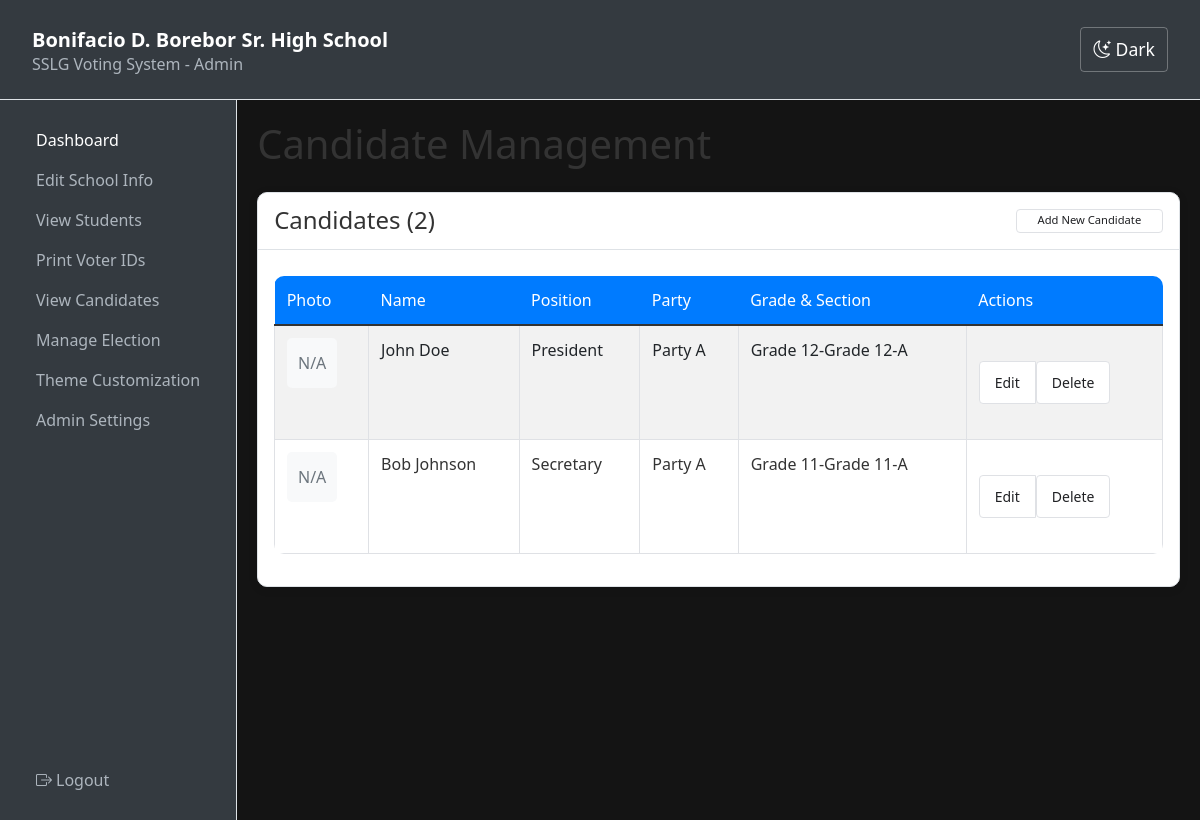
Page /admin/candidates.php (signed in) on the earlier database version.
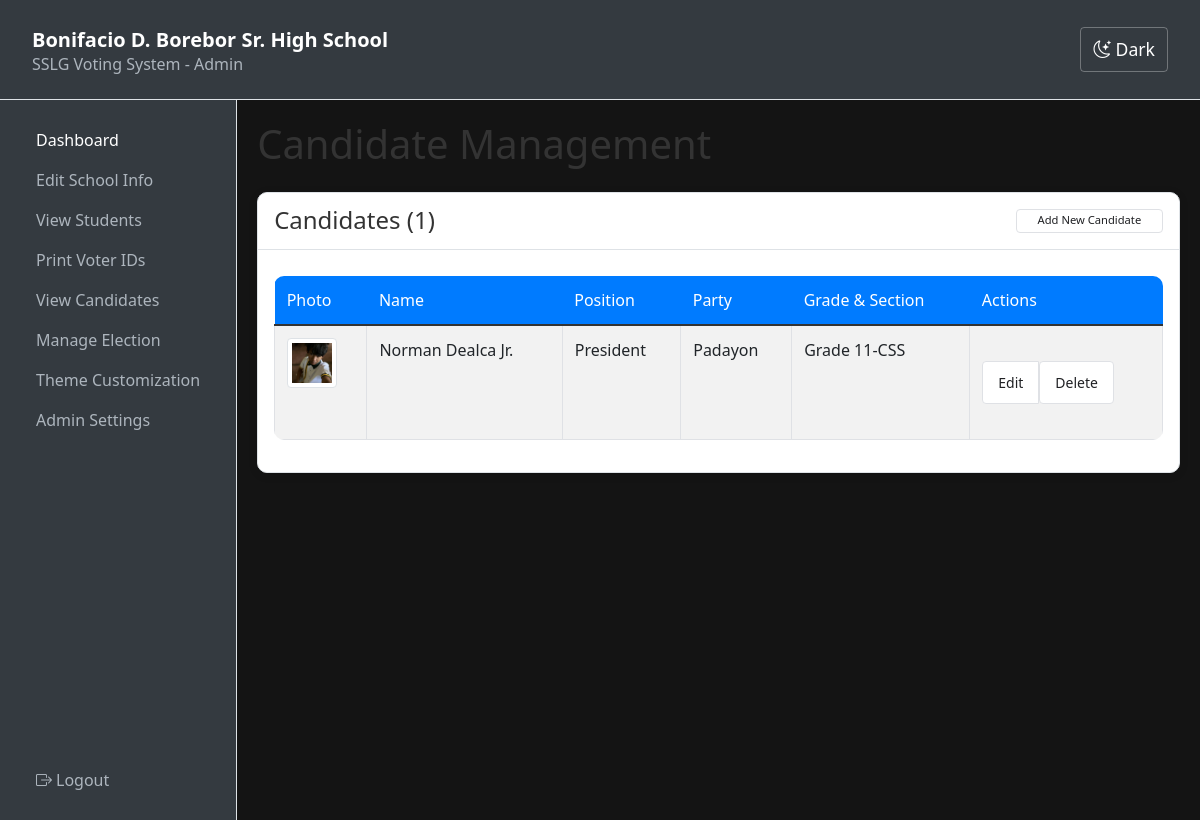
Same page on the later database version.
### tables this page shows
CREATE TABLE candidates (
            id INTEGER PRIMARY KEY AUTOINCREMENT,
            name TEXT NOT NULL,
            position TEXT NOT NULL,
            party TEXT,
            section TEXT,
            photo TEXT,
            is_active INTEGER NOT NULL DEFAULT 1,
            created_at TEXT DEFAULT CURRENT_TIMESTAMP,
            updated_at TEXT DEFAULT CURRENT_TIMESTAMP,
            grade TEXT
        , manifesto TEXT DEFAULT NULL);

### admin/candidates.php (the view, shortened to what this page needs)
<?php
$db = getDBConnection();
$candidates = $db->query("SELECT * FROM candidates ORDER BY position, name")->fetchAll();
include '../includes/admin_header.php';
include '../includes/admin_sidebar.php';
?>
<div class="admin-content">
    <h1 class="mb-4">Candidate Management</h1>
    <div class="card">
        <div class="card-header d-flex justify-content-between align-items-center">
            <h4 class="mb-0">Candidates (<?php echo count($candidates); ?>)</h4>
            <button type="button" class="btn btn-primary btn-sm" style="font-size:.7rem;padding:.15rem .9rem;width:9.2rem;" data-bs-toggle="modal" data-bs-target="#candidateModal" title="Making New Candidate">Add New Candidate</button>
        </div>
        <div class="card-body">
            <div class="table-responsive">
                <table class="table table-striped">
                    <thead>
                        <tr>
                            <th>Photo</th>
                            <th>Name</th>
                            <th>Position</th>
                            <th>Party</th>
                            <th>Grade & Section</th>
                            <th>Actions</th>
                        </tr>
                    </thead>
                    <tbody>
                        <?php foreach ($candidates as $candidate): ?>
                            <tr>
                                <td>
                                    <?php if ($candidate['photo']): ?>
                                        <img src="../<?php echo htmlspecialchars($candidate['photo']); ?>" class="img-thumbnail" style="width: 50px; height: 50px; object-fit: cover;">
                                    <?php else: ?>
                                        <div class="bg-light text-center" style="width: 50px; height: 50px; border-radius: 5px; display: flex; align-items: center; justify-content: center;">
                                            <span class="text-muted">N/A</span>
                                        </div>
                                    <?php endif; ?>
                                </td>
                                <td><?php echo htmlspecialchars($candidate['name']); ?></td>
                                <td><?php echo htmlspecialchars($candidate['position']); ?></td>
                                <td><?php echo htmlspecialchars($candidate['party'] ?? 'Independent'); ?></td>
                                <td><?php echo htmlspecialchars('Grade ' . $candidate['grade'] . '-' . $candidate['section']); ?></td>
                                <td>
                                    <div class="btn-group btn-group-sm">
                                        <button type="button" class="btn btn-outline-primary btn-sm edit-candidate-btn" data-candidate='<?php echo htmlspecialchars(json_encode($candidate), ENT_QUOTES); ?>'>Edit</button>
                                        <form method="POST" class="d-inline" onsubmit="return confirm('Are you sure you want to delete this candidate?')">
                                            <button type="submit" class="btn btn-outline-danger btn-sm">Delete</button>
                                        </form>
                                    </div>
                                </td>
                            </tr>
                        <?php endforeach; ?>
                    </tbody>
                </table>
            </div>
        </div>
    </div>
</div>
<?php include __DIR__ . '/../includes/admin_footer.php'; ?>

### includes/admin_header.php (shortened to what this page needs)
<!DOCTYPE html>
<html lang="en">
<head>
    <link href="https://cdn.jsdelivr.net/npm/bootstrap@5.1.3/dist/css/bootstrap.min.css" rel="stylesheet">
    <link rel="stylesheet" href="https://cdnjs.cloudflare.com/ajax/libs/font-awesome/6.1.1/css/all.min.css">
    <link href="../assets/css/style.css" rel="stylesheet">
    <link href="../assets/css/admin_style.css" rel="stylesheet">
    <link rel="stylesheet" href="https://cdn.jsdelivr.net/npm/bootstrap-icons@1.7.2/font/bootstrap-icons.css">
</head>
<body>
    <header class="admin-header">
        <div class="container-fluid d-flex justify-content-between align-items-center">
            <div>
                <a class="navbar-brand" href="index.php"><?php echo SCHOOL_NAME; ?></a>
                <h6 style="margin: 0; color: #adb5bd;">SSLG Voting System - Admin</h6>
            </div>
            <button class="theme-toggle-btn" id="themeToggle" title="Toggle Dark Mode">
                <i class="bi bi-moon-stars"></i> Dark
            </button>
        </div>
    </header>
    <div class="admin-wrapper">

### includes/admin_sidebar.php
<aside class="admin-sidebar d-flex flex-column justify-content-between">
    <nav class="nav flex-column">
        <a class="nav-link active" href="index.php">Dashboard</a>
        <a class="nav-link" href="school.php">Edit School Info</a>
        <a class="nav-link" href="students.php">View Students</a>
        <a class="nav-link" href="print_ids.php">Print Voter IDs</a>
        <a class="nav-link" href="candidates.php">View Candidates</a>
        <a class="nav-link" href="election.php">Manage Election</a>
        <a class="nav-link" href="theme.php">Theme Customization</a>
        <a class="nav-link" href="password.php">Admin Settings</a>
    </nav>
    <div class="mt-3">
        <a class="nav-link" href="/phpvoting/logout.php"><i class="bi bi-box-arrow-right me-1"></i>Logout</a>
    </div>
</aside>
<main class="admin-main">

### includes/admin_footer.php (shortened to what this page needs)
</main>
    </div>
</body>
</html>

### assets/css/style.css (style rules this page uses)
body { font-family: 'Segoe UI', Tahoma, Geneva, Verdana, sans-serif; background-color: #f8f9fa; }
.navbar-brand { font-weight: bold; }
.card { border: none; border-radius: 10px; box-shadow: 0 2px 10px rgba(0, 0, 0, 0.1); }
.card-header { background-color: #007bff; color: white; border-radius: 10px 10px 0 0 !important; border: none; }
.btn-primary { background-color: #007bff; border-color: #007bff; border-radius: 5px; }
.table { border-radius: 10px; overflow: hidden; }
.table thead th { background-color: #007bff; color: white; border: none; }

### assets/css/admin_style.css (style rules this page uses)
:root { --bg-color: #141414; --text-color: #333; --card-bg: #fff; --card-border: #dee2e6; --sidebar-bg: #343a40; --sidebar-text: #adb5bd; --sidebar-text-active: #fff; --header-bg: #343a40; --header-text: #fff; --table-border: #dee2e6; }
body { background-color: var(--bg-color); color: var(--text-color); transition: background-color 0.3s, color 0.3s; }
.admin-wrapper { display: flex; min-height: 90vh; }
.admin-header { width: auto; height: 100px; background-color: var(--header-bg); color: var(--header-text); padding: 10px 20px; display: flex; justify-content: space-between; align-items: center; border-bottom: 1px solid var(--card-border); }
.admin-header .navbar-brand { color: var(--header-text); }
.admin-sidebar { width: auto; height: auto; background-color: var(--sidebar-bg); padding: 20px; display: flex; flex-direction: column; border-right: 1px solid var(--card-border); }
.admin-sidebar .nav-link { color: var(--sidebar-text); }
.admin-sidebar .nav-link.active, .admin-sidebar .nav-link:hover { color: var(--sidebar-text-active); }
.admin-main { flex-grow: 1; padding: 20px; background-color: var(--bg-color); }
.admin-content h2, .admin-content h1, .admin-content h4 { color: var(--text-color); margin-bottom: 20px; }
.card { background-color: var(--card-bg); border: 1px solid var(--card-border); color: var(--text-color); }
.card-header { background-color: var(--card-bg); border-bottom: 1px solid var(--card-border); }
.table { color: var(--text-color); border-color: var(--card-border); }
.table th, .table td { border-color: var(--card-border); }

### includes/admin_header.php (style rules this page uses)
.theme-toggle-btn { background: none; border: 1px solid rgba(255,255,255,0.3); color: #fff; cursor: pointer; padding: 0.5rem 0.75rem; border-radius: 4px; transition: all 0.3s; }
.admin-content .btn-group { margin: 15px 0; }
.admin-content .btn { display: block; width: 100%; padding: 10px 15px; margin: 8px 0; border: 1px solid #dfe1e5; border-radius: 4px; text-decoration: none; text-align: center; font-size: 14px; color: #202124; background: white; transition: all 0.2s ease; }
.admin-content table { width: 100%; border-collapse: collapse; margin-top: 10px; }
.admin-content th, .admin-content td { border: 1px solid #dfe1e5; padding: 12px; text-align: left; }
.admin-content th { background-color: #f8f9fa; font-weight: 500; }
.theme-toggle-btn { background: none; border: 1px solid rgba(255,255,255,0.3); color: #fff; cursor: pointer; padding: 0.5rem 0.75rem; border-radius: 4px; transition: all 0.3s; font-size: 1.1rem; }

Differences in the rows shown:
removed candidates: shows "N/A", name "John Doe", position "President", party "Party A", grade+section "Grade 12-Grade 12-A"
removed candidates: shows "N/A", name "Bob Johnson", position "Secretary", party "Party A", grade+section "Grade 11-Grade 11-A"
added candidates: photo (picture), name "Norman Dealca Jr.", position "President", party "Padayon", grade+section "Grade 11-CSS"
Other differences:
count($candidates): "2" → "1"
